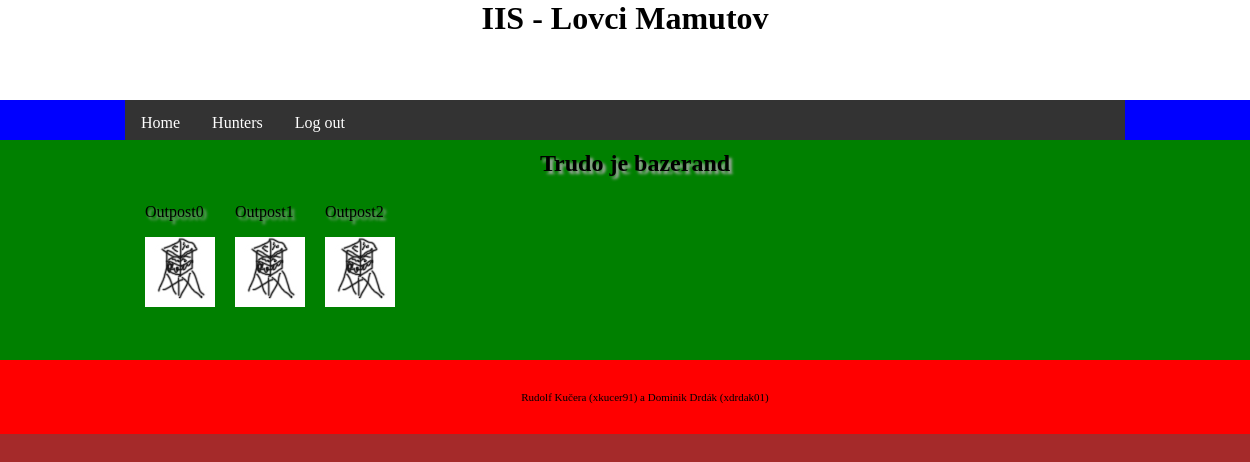
/iis/home (signed in), run on the app's committed database.
### tables this page shows
CREATE TABLE `outpost` (
  `id` int(11) NOT NULL,
  `outpost` varchar(255) NOT NULL,
  `user` int(11) NOT NULL,
  `capacity` int(11) NOT NULL,
  `hunterCount` int(11) NOT NULL
);

### controller/RouterController.php (called while the page is built, shortened)
<?php
class RouterController extends Controller
{
	protected $controller;
	private function dashToCamelCase($text)
	{
		$word = str_replace('-', ' ', $text);
		$word = ucwords($word);
		$word = str_replace(' ', '', $word);
		return $word;
	}
	private function parseURL($url)
	{
        $parsedURL = parse_url($url);
		$parsedURL["path"] = ltrim($parsedURL["path"], "/");
		$parsedURL["path"] = trim($parsedURL["path"]);
		$splitPath = explode("/", $parsedURL["path"]);
		return $splitPath;
	}
    public function handle($parameters)
    {
		$parsedURL = $this->parseURL($parameters[0]);
		$iis = array_shift($parsedURL);
		$controllerClass = $this->dashToCamelCase(array_shift($parsedURL)) . 'Controller';
		if (file_exists('controller/' . $controllerClass . '.php'))
			$this->controller = new $controllerClass;
		else
			$this->redirect('iis/error');
        $this->controller->handle($parsedURL);
		$this->view = 'template';
    }
}

### index.php (called while the page is built, shortened)
<?php
$router = new RouterController();
$router->handle(array($_SERVER['REQUEST_URI']));
$router->writeView();

### controller/HomeController.php (called while the page is built, shortened)
<?php
class HomeController extends Controller
{
    public function handle($parameters)
    {
		if (isLoggedIn()) {
			$user = new User($_SESSION['user']);
			$user->setId();
	    	if (!hasOutpost($user->getId())) {
	    		$user->initOutposts();
	    		$this->redirect('iis/home');
	    	} else {
	    		$outposts = $user->getMyOutposts();
	    	}
		}
		if (isLoggedIn())
			$this->view = 'home';
		else
			$this->view = 'start';
    }
}

### model/Db.php (called while the page is built, shortened)
<?php
class Db {
    private static $connection;
    private static $settings = array(
		PDO::ATTR_ERRMODE => PDO::ERRMODE_EXCEPTION,
		PDO::MYSQL_ATTR_INIT_COMMAND => "SET NAMES utf8",
		PDO::ATTR_EMULATE_PREPARES => false,
	);
    public static function connect($host, $user, $password, $database) {
		if (!isset(self::$connection)) {
			self::$connection = @new PDO(
				"mysql:host=$host;dbname=$database",
				$user,
				$password,
				self::$settings
			);
		}
	}
    public static function queryOne($query, $parameters = array()) {
		$result = self::$connection->prepare($query);
		$result->execute($parameters);
		return $result->fetch();
	}
    public static function queryAll($query, $parameters = array()) {
		$result = self::$connection->prepare($query);
		$result->execute($parameters);
		return $result->fetchAll();
	}
    public static function querySingle($query, $parameters = array()) {
		$result = self::queryOne($query, $parameters);
		return $result[0];
	}
}

### model/user.php (called while the page is built, shortened)
<?php
class User {
	private $id;
	private $name;
	public function __construct ($name) {
		$user = Db::queryOne('SELECT * FROM user WHERE name = ?',[$name]);
		if (empty($user)) {
			$this->name = $name;
			$this->level = 1;
		} else {
			$this->id = $user['id'];
			$this->name = $user['name'];
		}
	}
	public function setId() {
		$this->id = Db::querySingle('SELECT id FROM user WHERE name = ?', [$this->name]);
	}
	public function getMyOutposts() {
		return Db::queryAll('SELECT * FROM outpost WHERE user = ?', [$this->id]);
	}
}

### view/home.phtml (the view)
<h1><?= $_SESSION['user'] ?> je bazerand</h1>
<?php if (isset($outposts)) : ?>
	<?php foreach ($outposts as $outpost) : ?>
		<div style="float:left; margin: 10px;">
			<p><?= $outpost['outpost'] ?></p>
			<a href="iis/outpost/detail/<?= $outpost['id'] ?>"><img src="iis/img/outpost.jpg"></a>
		</div>
	<?php endforeach; ?>
<?php endif; ?>

### controller/Controller.php (shortened to what this page needs)
<?php
abstract class Controller
{
    protected $view = "";
    public function writeView()
    {
        if ($this->view)
        {
            require("view/" . $this->view . ".phtml");
        }
    }
}

### view/template.phtml (shortened to what this page needs)
<!DOCTYPE html>
<html lang="cs-cz">
	<head>
		<link rel="stylesheet" href="iis/css/style.css" type="text/css"/>
		<link rel="stylesheet" href="iis/css/navigation.css" type="text/css"/>
		<link rel="stylesheet" href="iis/css/start.css" type="text/css"/>
		<link rel="stylesheet" href="iis/css/hunter.css" type="text/css"/>
		<link rel="stylesheet" href="iis/css/outpost.css" type="text/css"/>
	</head>
	<body>
		<header>
			<div class="center">
				<h1>IIS - Lovci Mamutov</h1>
			</div>
		</header>
		<nav>
			<div class="center">
				<ul>
					<li><a href="iis/home">Home</a></li>
					<?php if (isset($_SESSION['user'])): ?>
						<li><a href="iis/hunter/overview">Hunters</a></li>
						<li><a href="iis/logout">Log out</a></li>
					<?php endif; ?>
				</ul>
			</div>
		</nav>
		<article>
			<div class="center">
				<?php $this->controller->writeView();  ?>
			</div>
		</article>
		<footer>
			<div class="center">
				<p>Rudolf Kučera (xkucer91) a Dominik Drdák (xdrdak01)</p>
			</div>
		</footer>
	</body>
</html>

### css/style.css (style rules this page uses)
html { height: 100%; width: 100%; margin: 0; padding: 0; }
body { background-color: brown; width: 100%; margin: 0; padding: 0; min-height: 100%; float: left; }
header { width: 100%; height: 100px; background-color: white; margin: 0; padding: 0; float: left; }
article { margin: 0; padding: 10px; width: 100%; min-height: 200px; text-shadow: 3px 3px 3px #aaaaaa; background-color: green; float: left; }
footer { width: 100%; font-size: 11px; text-align: center; padding: 20px; background-color: red; float: left; }
.center { margin: 0; padding: 0; width: 80%; margin: auto; }
h1 { margin: 0; text-align: center; }

### css/navigation.css (style rules this page uses)
nav { height: 40px; width: 100%; background-color: blue; margin: 0; padding: 0; float: left; }
nav ul { list-style-type: none; margin: 0; padding: 0; overflow: hidden; background-color: #333; }
nav li { float: left; }
nav li a { display: block; color: white; text-align: center; padding: 14px 16px; text-decoration: none; }

### data on the page
outpost: outpost "Outpost0"
outpost: outpost "Outpost1"
outpost: outpost "Outpost2"

### other printed values
$_SESSION['user'] "Trudo"
